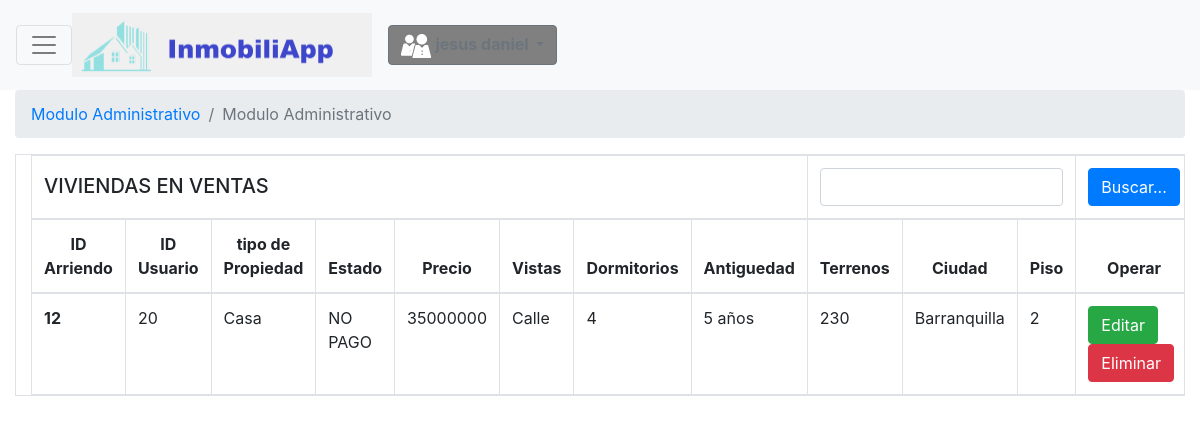
The page /VentasrealizadasA.php (signed in) on the database its author committed.
### tables this page shows
CREATE TABLE `registroventa` (
  `iddelestadoP` int(50) NOT NULL,
  `idarriendov` int(10) NOT NULL,
  `tipoPropiedad` varchar(50) DEFAULT NULL,
  `tipolistado` tinytext DEFAULT NULL,
  `preciopropiedad` varchar(50) DEFAULT NULL,
  `vistapropiedad` varchar(50) DEFAULT NULL,
  `dormitorios` varchar(50) DEFAULT NULL,
  `antiguedad` varchar(50) DEFAULT NULL,
  `terrenos` varchar(50) DEFAULT NULL,
  `ciudad` varchar(50) DEFAULT NULL,
  `piso` varchar(50) DEFAULT NULL,
  `longitud` varchar(50) DEFAULT NULL,
  `latitud` varchar(50) DEFAULT NULL,
  `caracteristica1` varchar(50) DEFAULT NULL,
  `caracteristica2` varchar(50) DEFAULT NULL,
  `caracteristica3` varchar(50) DEFAULT NULL,
  `caracteristica4` varchar(50) DEFAULT NULL,
  `caracteristica5` varchar(50) DEFAULT NULL,
  `cercania1` varchar(50) DEFAULT NULL,
  `cercania2` varchar(50) DEFAULT NULL,
  `cercania3` varchar(50) DEFAULT NULL,
  `cercania4` varchar(50) DEFAULT NULL,
  `cercania5` varchar(50) DEFAULT NULL
);

### VentasrealizadasA.php (the view, shortened to what this page needs)
<!DOCTYPE html>
<html>
<head>
	<?php
		require_once "scripts.php";
	 ?>
</head>
<?php
    require_once "php/conexion.php";
     if(isset($_SESSION['user'])){
      $usuario = $_SESSION['user'];
      $sql = "SELECT  * from login where usuario='$usuario' and tipodeusuario='Asesor'";
      $result=mysqli_query($conexion,$sql);
?>
<body>
	<form action="php/cerrarsesion.php" method="POST">
		<nav class="navbar navbar-light bg-light navbar-toggleable-sm">
       <button class="navbar-toggler navbar-toggler-right" type="button" data-toggle="collapse" data-target="#navbarTogglerDemo01" aria-controls="navbarTogglerDemo01" aria-expanded="false" aria-label="Toggle navigation">
        <span class="navbar-toggler-icon"></span>
      </button>
        <a class="navbar-brand" href="ModuloAsesor.php">
           <img src="img/inmoviliapp22.png" class="d-inline-block align-top" alt="Logo boostrap"  style="width: 300px">
        </a>
       <form class="form-inline my-2 my-lg-0">
      <ul class="navbar-nav mr-auto">
        <li class="nav-item dropdown ">
        <a type="button" style="background-color: gray;" class="btn btn-outline-secondary dropdown-toggle"  href="#" id="navbarDropdown" role="button" data-toggle="dropdown" aria-haspopup="true" aria-expanded="false">
           <img src="img/ico3-blanco.png" style="background-color: gray; ">
           <?php
            while ($dato=mysqli_fetch_array($result)) {
            ?><b>
           </b>
        </a>
      </li>
      </ul>
    </form >
    </nav>
     	<nav aria-label="breadcrumb" class="container-fluid">
        <ol class="breadcrumb">
          <li class="breadcrumb-item active" aria-current="page"><a href="ModuloAsesor.php">Modulo Administrativo</a></li>
          <li class="breadcrumb-item active" aria-current="page">Modulo Administrativo</li>
        </ol>
          		<table class="container table table-bordered table-responsive">
		          <thead>
		            <th colspan="8"><b><h5>VIVIENDAS EN VENTAS</h5></b></th>
                <form action="BuscarIDpA.php" method="get" class="form-search">
                <th colspan="3"> <input type="text" class="form-control" id="Buscar" name="Buscar" ></th>
                <th colspan="3"> <input type="submit" class="btn btn-primary btn-block" id="BuscarID" Value="Buscar..." ></th>
                </form>
		            <tr class="text-center">
		              <th scope="col" >ID Arriendo</th>
                  <th scope="col" >ID Usuario</th>
		              <th scope="col" >tipo de Propiedad</th>
		              <th scope="col" >Estado </th>
		              <th scope="col" >Precio </th>
		              <th scope="col" >Vistas </th>
		              <th scope="col" >Dormitorios </th>
		              <th scope="col" >Antiguedad </th>
		              <th scope="col" >Terrenos </th>
		              <th scope="col" >Ciudad </th>
		              <th scope="col" >Piso</th>
		              <th colspan="2" >Operar</th>
		            </tr>
		          </thead>
		          <?php
                $datos=$dato['idusuario'];}
          		 	$sqll="SELECT * FROM registroventa where idarriendov='$datos'";
          		 	$resultl=mysqli_query($conexion,$sqll);
          		 	while ($mostrar=mysqli_fetch_row($resultl)) {
                      $datosv=$mostrar[0]."||".
                             $mostrar[1]."||".
                             $mostrar[2]."||".
                             $mostrar[3]."||".
                             $mostrar[4]."||".
                             $mostrar[5]."||".
                             $mostrar[6]."||".
                             $mostrar[7]."||".
                             $mostrar[8]."||".
                             $mostrar[9]."||".
                             $mostrar[10];
          		  ?>
		          <tbody>
	                  <tr>
	                      <th scope="row" > <?php echo $mostrar[0];?></th>
	                      <td > <?php echo $mostrar[1]; ?></td>
	                      <td > <?php echo $mostrar[2]; ?></td>
	                      <td > <?php echo $mostrar[3] ;?></td>
	                      <td > <?php echo $mostrar[4] ;?></td>
	                      <td > <?php echo $mostrar[5] ;?></td>
	                      <td > <?php echo $mostrar[6] ;?></td>
	                      <td > <?php echo $mostrar[7] ;?></td>
	                      <td > <?php echo $mostrar[8] ;?></td>
	                      <td > <?php echo $mostrar[9] ;?></td>
	                      <td > <?php echo $mostrar[10] ;?></td>
	                      <td>
	                      	<button type="button" class="btn btn-success" data-toggle="modal" data-target="#Editar" onclick="agregaforma('<?php echo $datosv ?>')">
                          Editar</button>
                          <button type="button" class="btn btn-danger" data-toggle="modal" data-target="#Eliminar" onclick="preguntarSiNo('<?php echo $mostrar[0] ?>')">
                          Eliminar</button>
	                      </td>
	                  </tr>
	              </tbody>
                <?php } ?>
<?php  }else{
	header("Location: php/Validar.php");
} ?>

### rows shown on the page
registroventa: iddelestadoP "12", idarriendov "20", tipoPropiedad "Casa", tipolistado "NO PAGO", preciopropiedad "35000000", vistapropiedad "Calle", dormitorios "4", antiguedad "5 años", terrenos "230", ciudad "Barranquilla", piso "2"
